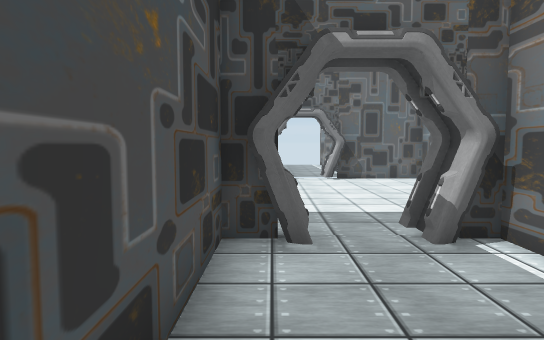
View 1 (above)

12 first-person views from a walk through a Unity game level. The camera is 1.4 m above the floor, tilts 4° down and sees 75° across. The floor is counted in squares, 1 m on a side. Each view is taken from the middle of a square. On the plan, view 1 faces up. The plan holds only what a view shows up to about 15 squares ahead; the rest is blank. The place goes on beyond the plan. Door leaves are left out, so doorways stand open. Some surface patterns are stand-ins.

View 2
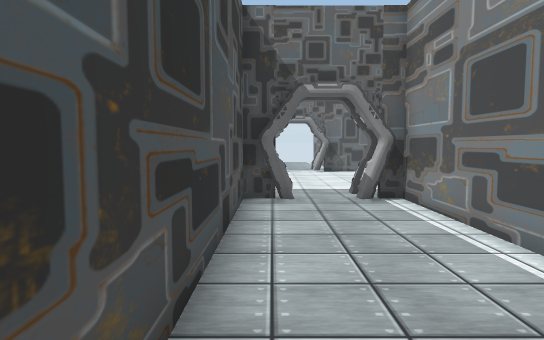

View 3
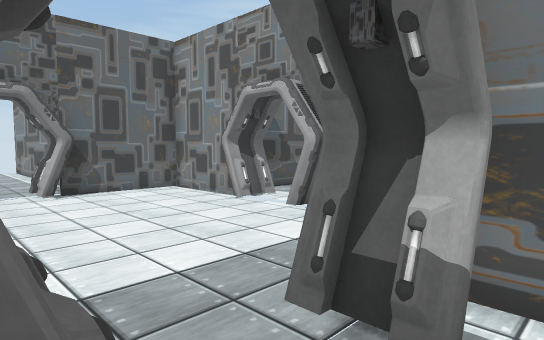

View 4
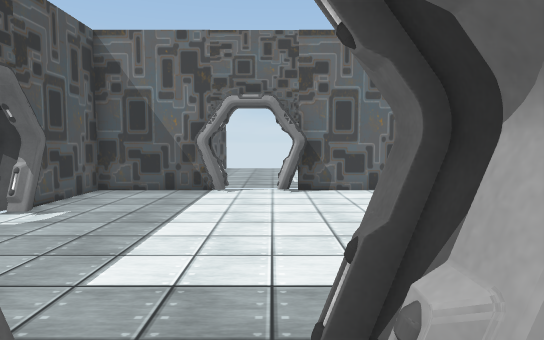

View 5
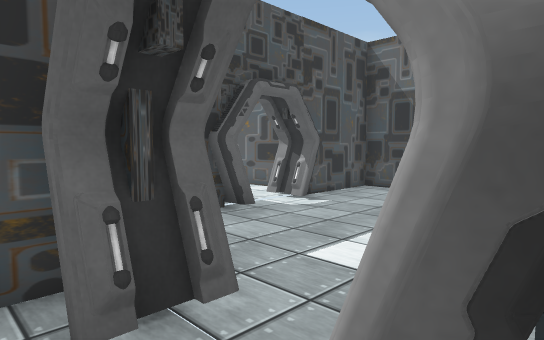

View 6
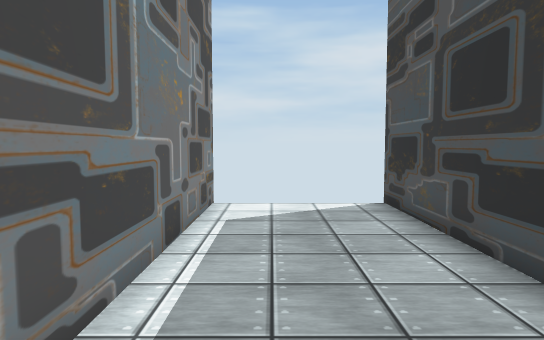

View 7
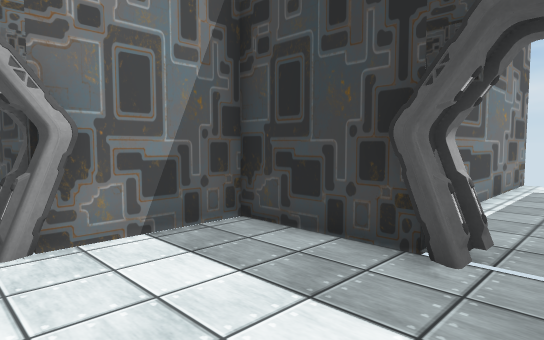

View 8
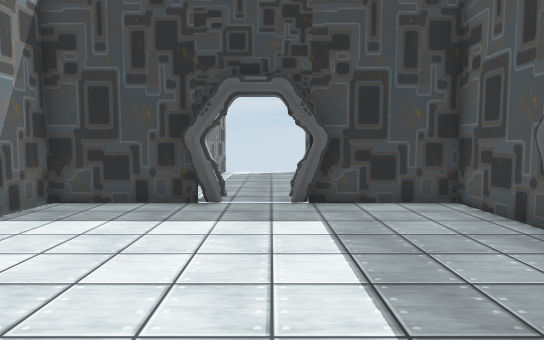

View 9
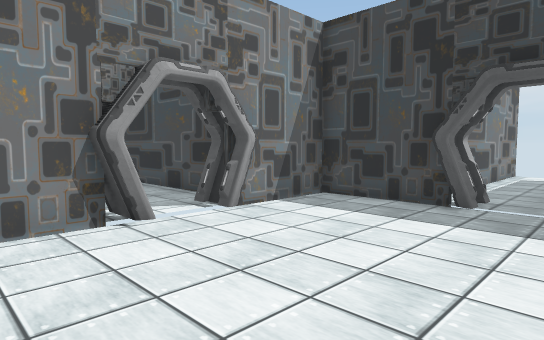

View 10
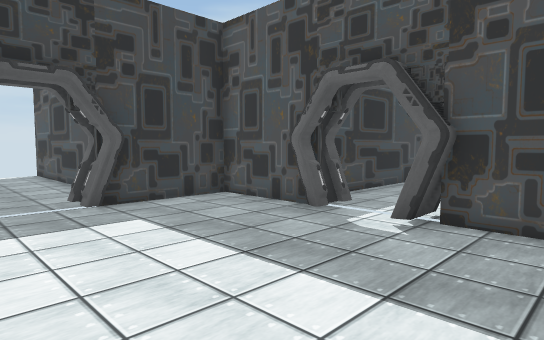

View 11
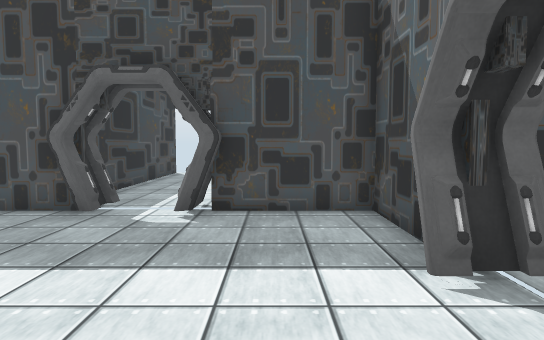

View 12
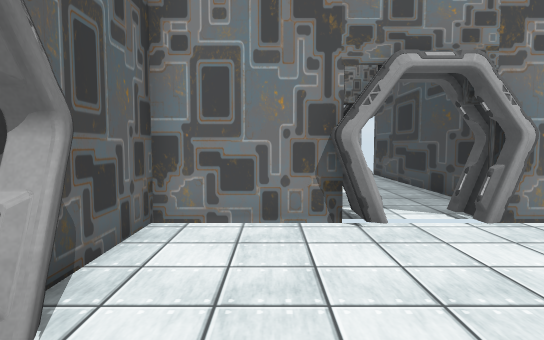

### Floor plan
Key: @ floor where view 1 was taken; # wall or solid block; . floor; D open door.
Columns run from 6 left of view 1 to 9 right of it. Each row starts with its distance up from view 1.
 17      # ..
 16      #DDD#
 15   ####DDD#####
 14   #..........#
 13  ##..........#
 12 ####........####
 11  .DD........DD.
 10  .DD........DD.
  9  .DD........DD.
  8 ###..........###
  7   #..........#
  6   #...DDD#...#
  5   ####DDD#####
  4      #....#
  3      #....#
  2      #....#
  1      #....#
  0      #@...#
 -1      #....#
 -2      #....#
 -3      #....#
 -4      #....#
 -5      #    #

Positions as (right, up) in squares from view 1, and headings:
1: (0, 0), facing up
2: (0, -4), facing up
3: (0, 4), facing up-right
4: (2, 4), facing up
5: (3, 4), facing up-left
6: (2, 4), facing down
7: (1, 10), facing down-right
8: (1, 14), facing down
9: (0, 14), facing down-right
10: (3, 14), facing down-left
11: (4, 13), facing left
12: (0, 13), facing right
